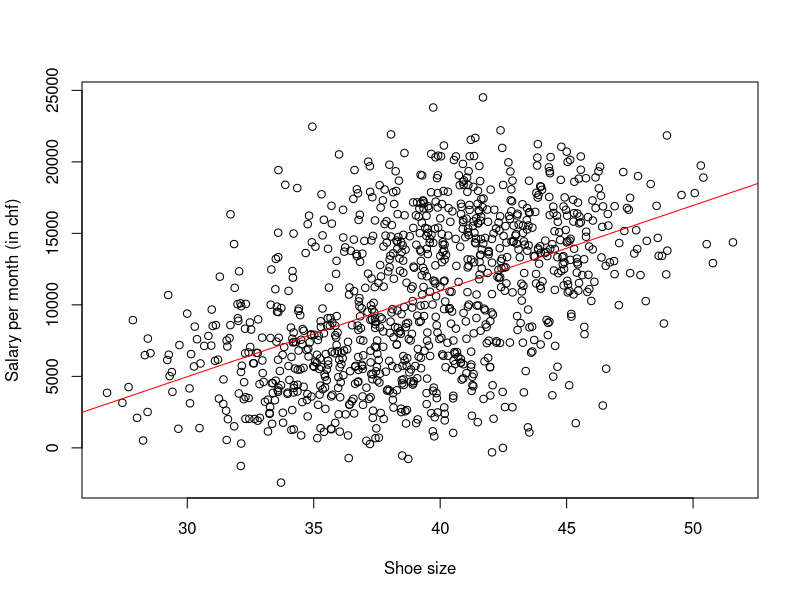
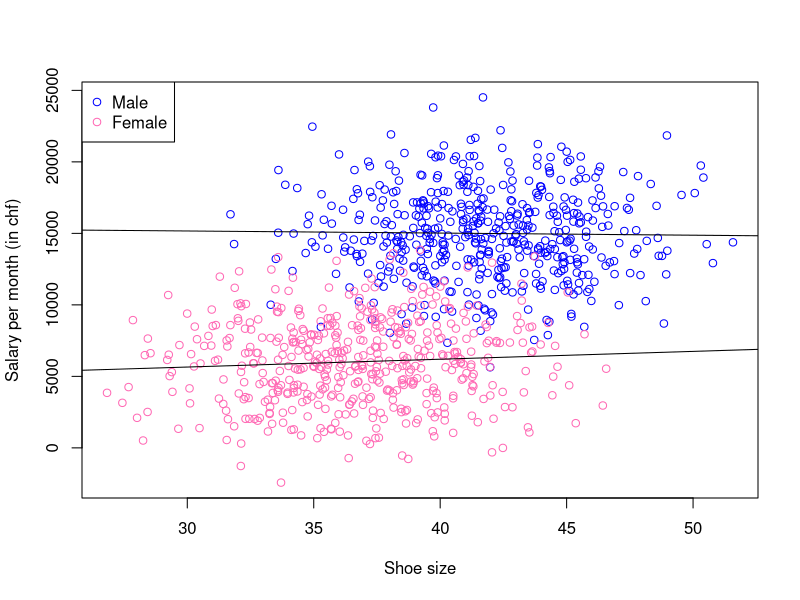

Recreate these plots in R, in order.
## ---- chunk 1
set.seed(1234)
x.male   <- runif(n = 500, min = 38.5673, max = 45.1111) + rnorm(n = 500, mean = 0, sd = 3)
x.female <- runif(n = 500, min = 32.566, max = 40.8856) + rnorm(n = 500, mean = 0, sd = 3)
y.male   <- rnorm(n = 500, mean = 15000, sd = 3000) + rnorm(n = 500, mean = 0, sd = 2)
y.female <- rnorm(n = 500, mean = 6000, sd = 3000) + rnorm(n = 500, mean = 0, sd = 2)
gender <- c(rep(1, times = 500), rep(2, times = 500))
x <- c(x.male, x.female)
y <- c(y.male, y.female)
dat <- data.frame(gender, x, y)
mycol <- c(rep("blue", times = 500), rep("hotpink", times = 500))
## ---- chunk 2
plot(y ~ x, data = dat, ylab = "Salary per month (in chf)", xlab = "Shoe size")
abline(summary(lm(y ~ x, data = dat))$coefficients[, 1], col = "red")
## ---- chunk 3
plot(y ~ x, data = dat, ylab = "Salary per month (in chf)", xlab = "Shoe size", col = mycol, pch = 1)
legend("topleft", legend = c("Male", "Female"), col = c("blue", "hotpink"), pch = 1)
abline(summary(lm(y.female ~ x.female))$coefficients[, 1], col = "black")
abline(summary(lm(y.male ~ x.male))$coefficients[, 1], col = "black")
